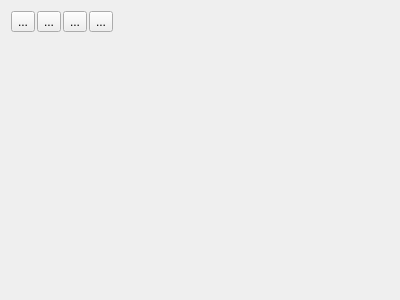
<?xml version="1.0" encoding="UTF-8"?>
<ui version="4.0">
 <class>PreviewDialog</class>
 <widget class="QDialog" name="PreviewDialog">
  <property name="geometry">
   <rect>
    <x>0</x>
    <y>0</y>
    <width>400</width>
    <height>300</height>
   </rect>
  </property>
  <property name="windowTitle">
   <string>Dialog</string>
  </property>
  <property name="sizeGripEnabled">
   <bool>false</bool>
  </property>
  <layout class="QVBoxLayout" name="verticalLayout" stretch="0,1">
   <property name="spacing">
    <number>2</number>
   </property>
   <item>
    <layout class="QHBoxLayout" name="horizontalLayout">
     <item>
      <widget class="QToolButton" name="btn_zoomin">
       <property name="text">
        <string>...</string>
       </property>
       <property name="icon">
        <iconset resource="resources.qrc">
         <normaloff>:/image/preview/resources/image/zoom_in.png</normaloff>:/image/preview/resources/image/zoom_in.png</iconset>
       </property>
       <property name="iconSize">
        <size>
         <width>32</width>
         <height>32</height>
        </size>
       </property>
      </widget>
     </item>
     <item>
      <widget class="QToolButton" name="btn_zoomout">
       <property name="text">
        <string>...</string>
       </property>
       <property name="icon">
        <iconset resource="resources.qrc">
         <normaloff>:/image/preview/resources/image/zoom_out.png</normaloff>:/image/preview/resources/image/zoom_out.png</iconset>
       </property>
       <property name="iconSize">
        <size>
         <width>32</width>
         <height>32</height>
        </size>
       </property>
      </widget>
     </item>
     <item>
      <widget class="QToolButton" name="btn_zoomorign">
       <property name="text">
        <string>...</string>
       </property>
       <property name="icon">
        <iconset resource="resources.qrc">
         <normaloff>:/image/preview/resources/image/zoom_1.png</normaloff>:/image/preview/resources/image/zoom_1.png</iconset>
       </property>
       <property name="iconSize">
        <size>
         <width>32</width>
         <height>32</height>
        </size>
       </property>
      </widget>
     </item>
     <item>
      <widget class="QToolButton" name="btn_zoomfit">
       <property name="text">
        <string>...</string>
       </property>
       <property name="icon">
        <iconset resource="resources.qrc">
         <normaloff>:/image/preview/resources/image/zoom_fit.png</normaloff>:/image/preview/resources/image/zoom_fit.png</iconset>
       </property>
       <property name="iconSize">
        <size>
         <width>32</width>
         <height>32</height>
        </size>
       </property>
      </widget>
     </item>
     <item>
      <spacer name="horizontalSpacer">
       <property name="orientation">
        <enum>Qt::Horizontal</enum>
       </property>
       <property name="sizeHint" stdset="0">
        <size>
         <width>40</width>
         <height>20</height>
        </size>
       </property>
      </spacer>
     </item>
    </layout>
   </item>
   <item>
    <widget class="View" name="view" native="true"/>
   </item>
  </layout>
 </widget>
 <customwidgets>
  <customwidget>
   <class>View</class>
   <extends>QWidget</extends>
   <header location="global">view.h</header>
   <container>1</container>
  </customwidget>
 </customwidgets>
 <resources>
  <include location="resources.qrc"/>
 </resources>
 <connections/>
</ui>
